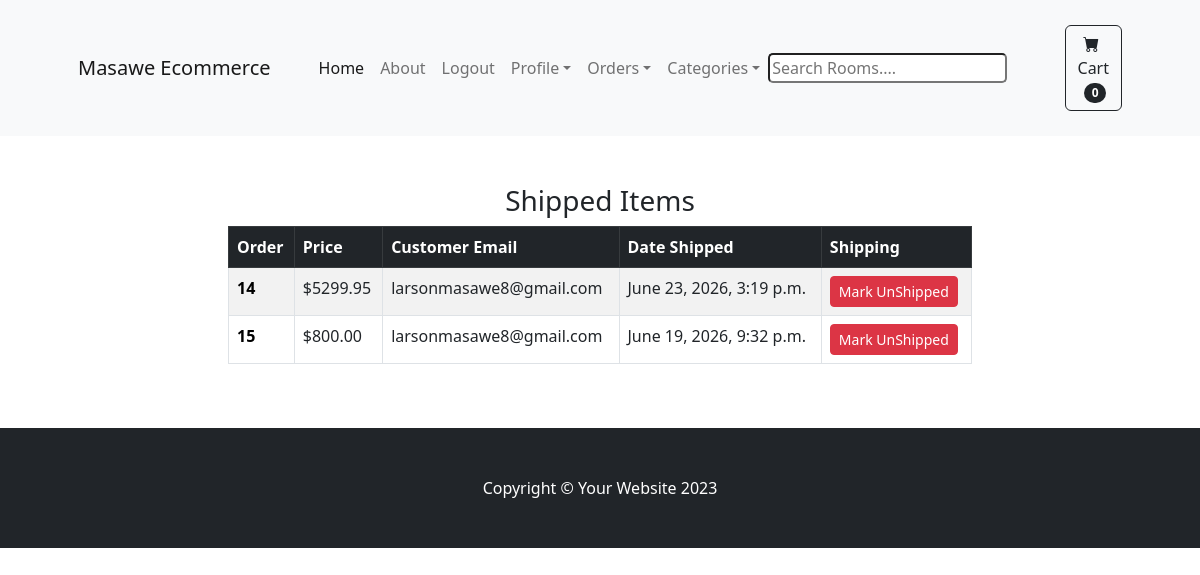
The page /payment/shipped_dash (signed in) on the database its author committed.
### payment/models.py (models this page shows, shortened)
class Order(models.Model):
    user = models.ForeignKey(User,on_delete=models.CASCADE,null=True,blank=True)
    full_name = models.CharField(max_length=250)
    email = models.EmailField(max_length=250)
    shipping_address = models.TextField(max_length=15000)
    amount_paid = models.DecimalField(max_digits=7,decimal_places=2)
    date_ordered = models.DateTimeField(auto_now_add=True)
    shipped = models.BooleanField(default=False)
    date_shipped = models.DateTimeField(blank=True,null=True)

### payment/views.py (the view, shortened to what this page needs)
# urls.py: path('shipped_dash',views.shipped_dash,name="shipped_dash"),
def shipped_dash(request):
    if request.user.is_authenticated and request.user.is_superuser:
        orders = Order.objects.filter(shipped=True)
        context = {'orders':orders}
        return render(request,"payment/shipped_dash.html",context)
    else:
         messages.success(request,"Access Denied")
         return redirect('home')

### cart/context_processors.py (called while the page is built)
def cart_count(request):
    if request.user.is_authenticated:
        cart,created = Cart.objects.get_or_create(user=request.user)
        count = CartItem.objects.filter(cart=cart).count()
    else:
        cart = CartSession(request)
        count = len(cart)
    return {'cart_count':count}

### payment/templates/payment/shipped_dash.html (shortened to what this page needs)
{% extends 'base.html' %}
{% block content %}
<div class="container">
    <div class="row">
        <center>
            <div class="col-8">
<br><br>
<h3>Shipped Items</h3>
<table class="table table-striped table-hover table-bordered">
    <thead class="table-dark">
      <tr>
        <th scope="col">Order</th>
        <th scope="col">Price</th>
        <th scope="col">Customer Email</th>
        <th scope="col">Date Shipped</th>
        <th scope="col">Shipping</th>
      </tr>
    </thead>
    <tbody>
        {% for item in orders %}
      <tr>
        <th scope="row"><a href="{% url 'orders' item.id %}" style="text-decoration:none; color: black;">{{item.id}}</a></th>
        <td>${{item.amount_paid}}</td>
        <td>{{item.email}}</td>
        <td>{{item.date_shipped}}</td>
        <td>
          <form action=""method = "POST">
            <button type="submit" class="btn btn-danger btn-sm">Mark UnShipped</button>
          </form>
        </td>
      </tr>
      {% endfor %}
    </tbody>
  </table>
<br><br>
            </div>
        </center>
    </div>
</div>
{% endblock %}

### rows shown on the page
Order: id "14", amount_paid "5299.95", email "larsonmasawe8@gmail.com", date_shipped "June 23, 2026, 3:19 p.m."
Order: id "15", amount_paid "800.00", email "larsonmasawe8@gmail.com", date_shipped "June 19, 2026, 9:32 p.m."

### other values the page prints
{{ cart_count }} "0"
